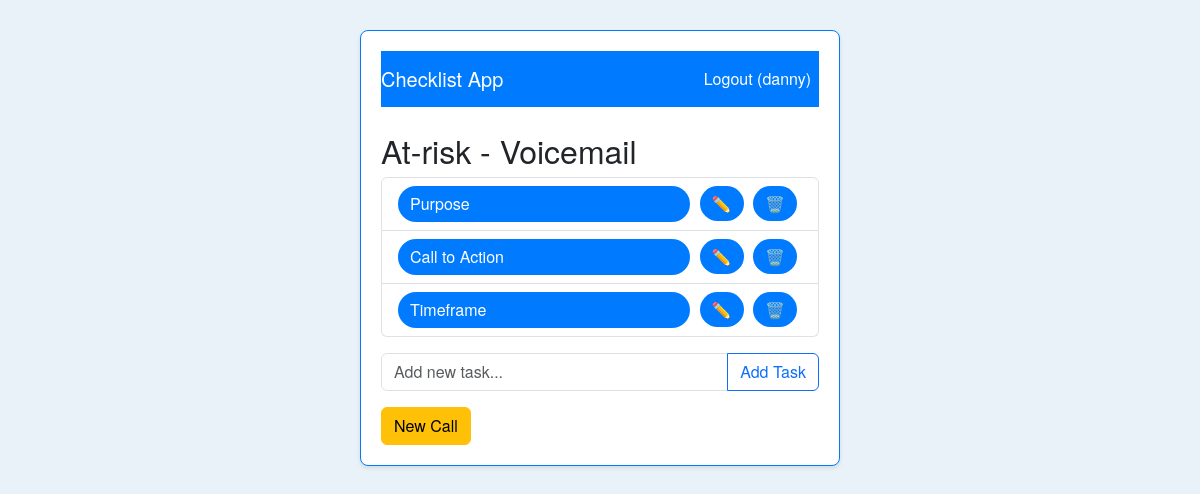
Page /checklist/at-risk/voicemail (signed in) on the committed database.
### your_project/app.py (models this page shows, shortened)
class User(UserMixin, db.Model):
    id = db.Column(db.Integer, primary_key=True)
    username = db.Column(db.String(150), unique=True, nullable=False)
    password_hash = db.Column(db.String(150), nullable=False)
    tasks = db.relationship('Task', backref='owner', lazy=True)

class Task(db.Model):
    id = db.Column(db.Integer, primary_key=True)
    user_id = db.Column(db.Integer, db.ForeignKey('user.id'), nullable=False)
    call_type = db.Column(db.String(50), nullable=False)
    checklist_type = db.Column(db.String(50), nullable=False)
    text = db.Column(db.String(250), nullable=False)
    done = db.Column(db.Boolean, default=False)
    parent_task_id = db.Column(db.Integer, db.ForeignKey('task.id'), nullable=True)
    subtasks = db.relationship('Task', backref=db.backref('parent', remote_side=[id]), lazy=True)
    created_at = db.Column(db.DateTime, default=datetime.utcnow)

### your_project/app.py (the view)
@app.route("/checklist/<call_type>/<checklist_type>")
@login_required
def checklist(call_type, checklist_type):
    populate_default_tasks(current_user, call_type, checklist_type)
    tasks = Task.query.filter_by(
        user_id=current_user.id,
        call_type=call_type,
        checklist_type=checklist_type,
        parent_task_id=None
    ).order_by(Task.id).all()
    return render_template("checklist.html", call_type=call_type, checklist_type=checklist_type, tasks=tasks)

### your_project/app.py (called while the page is built, shortened)
@login_manager.user_loader
def load_user(user_id):
    return User.query.get(int(user_id))

def populate_default_tasks(user, call_type, checklist_type):
    existing = Task.query.filter_by(
        user_id=user.id, call_type=call_type, checklist_type=checklist_type, parent_task_id=None
    ).first()

### your_project/templates/checklist.html (shortened to what this page needs)
{% extends "base.html" %}
{% block content %}
  <h2>{{ call_type.capitalize() }} - {{ checklist_type.capitalize() }}</h2>
  <ul class="list-group mb-3">
    {% for task in tasks %}
      <li class="list-group-item d-flex justify-content-between align-items-center">
        <a href="{{ url_for('toggle_task', task_id=task.id) }}"
           class="button-emoji task-text {% if task.done %}done-task{% endif %} text-start">
          {{ task.text }}
        </a>
        <div>
          <a href="{{ url_for('edit_task', task_id=task.id) }}" class="button-emoji">✏️</a>
          <a href="{{ url_for('delete_task', task_id=task.id) }}" class="button-emoji">🗑️</a>
        </div>
      </li>
    {% endfor %}
  </ul>
  <form action="{{ url_for('add_task', call_type=call_type, checklist_type=checklist_type) }}" method="post">
    <div class="input-group">
      <input type="text" name="task_text" class="form-control" placeholder="Add new task..." required>
      <button class="btn btn-outline-primary" type="submit">Add Task</button>
    </div>
  </form>
  <a href="{{ url_for('new_call', call_type=call_type, checklist_type=checklist_type) }}" class="btn btn-warning mt-3">
    New Call
  </a>
{% endblock %}

### your_project/templates/base.html (shortened to what this page needs)
<!DOCTYPE html>
<html lang="en">
<head>
    <link href="https://cdn.jsdelivr.net/npm/bootstrap@5.3.0/dist/css/bootstrap.min.css" rel="stylesheet">
    <link rel="stylesheet" href="{{ url_for('static', filename='style.css') }}">
</head>
<body>
    <div class="custom-container">
        <nav class="navbar navbar-expand-lg mb-4">
            <a class="navbar-brand" href="{{ url_for('home') }}">Checklist App</a>
            <div class="collapse navbar-collapse">
                <ul class="navbar-nav ms-auto">
                    {% if current_user.is_authenticated %}
                    <li class="nav-item">
                        <a class="nav-link" href="{{ url_for('logout') }}">Logout ({{ current_user.username }})</a>
                    </li>
                    {% else %}
                    <li class="nav-item">
                        <a class="nav-link" href="{{ url_for('login') }}">Login</a>
                    </li>
                    {% endif %}
                </ul>
            </div>
        </nav>
        {% block content %}{% endblock %}
    </div>
</body>
</html>

### your_project/static/style.css (style rules this page uses)
body { background-color: #e9f2f9; font-family: "Helvetica Neue", Helvetica, Arial, sans-serif; margin: 0; padding: 0; }
.custom-container { max-width: 480px; margin: 30px auto; background-color: #fff; border: 1px solid #007bff; border-radius: 8px; padding: 20px; box-shadow: 0 2px 4px rgba(0,0,0,0.1); }
.navbar { background-color: #007bff; }
.navbar-brand, .nav-link { color: #fff !important; }
.button-emoji { font-size: 1rem; padding: 6px 12px; border: none; background-color: #007bff; color: #fff; border-radius: 25px; margin-right: 5px; cursor: pointer; transition: background-color 0.3s ease, transform 0.2s; text-decoration: none; }
.list-group-item a.task-text { flex: 1; margin-right: 10px; white-space: normal; }
.list-group-item { white-space: nowrap; overflow: hidden; }

### rows in the picture
User: username "danny"
Task: text "Purpose"
Task: text "Call to Action"
Task: text "Timeframe"

### other values in the picture
{{ call_type.capitalize() }} "At-risk"
{{ checklist_type.capitalize() }} "Voicemail"
